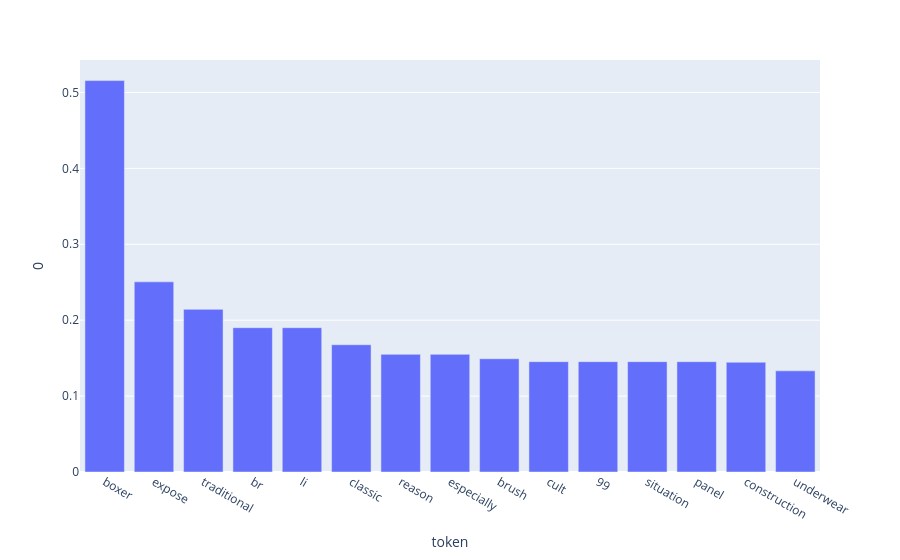

The notebook cell this image was saved under:
### Code cell
# Import plotly express
import plotly.express as px

# Create bar chart
fig = px.bar(tfid_df.sort_values(by=0, ascending=False)[:15], x="token", y=0)

# Render chart
fig.show()

### Figure 1 — Plotly figure (JSON) as saved in the notebook; plotly's stock layout.template omitted (floating-point values rounded to 4 significant figures)
{"data": [{"hovertemplate": "token=%{x}<br>0=%{y}<extra></extra>", "legendgroup": "", "marker": {"color": "#636efa", "pattern": {"shape": ""}}, "name": "", "orientation": "v", "showlegend": false, "textposition": "auto", "type": "bar", "x": ["boxer", "expose", "traditional", "br", "li", "classic", "reason", "especially", "brush", "cult", "99", "situation", "panel", "construction", "underwear"], "xaxis": "x", "y": [0.5156, 0.2505, 0.2143, 0.1901, 0.1901, 0.1676, 0.155, 0.155, 0.1492, 0.1454, 0.1454, 0.1454, 0.1453, 0.1446, 0.1332], "yaxis": "y"}], "layout": {"barmode": "relative", "legend": {"tracegroupgap": 0}, "margin": {"t": 60}, "xaxis": {"anchor": "y", "domain": [0, 1], "title": {"text": "token"}}, "yaxis": {"anchor": "x", "domain": [0, 1], "title": {"text": "0"}}}}
